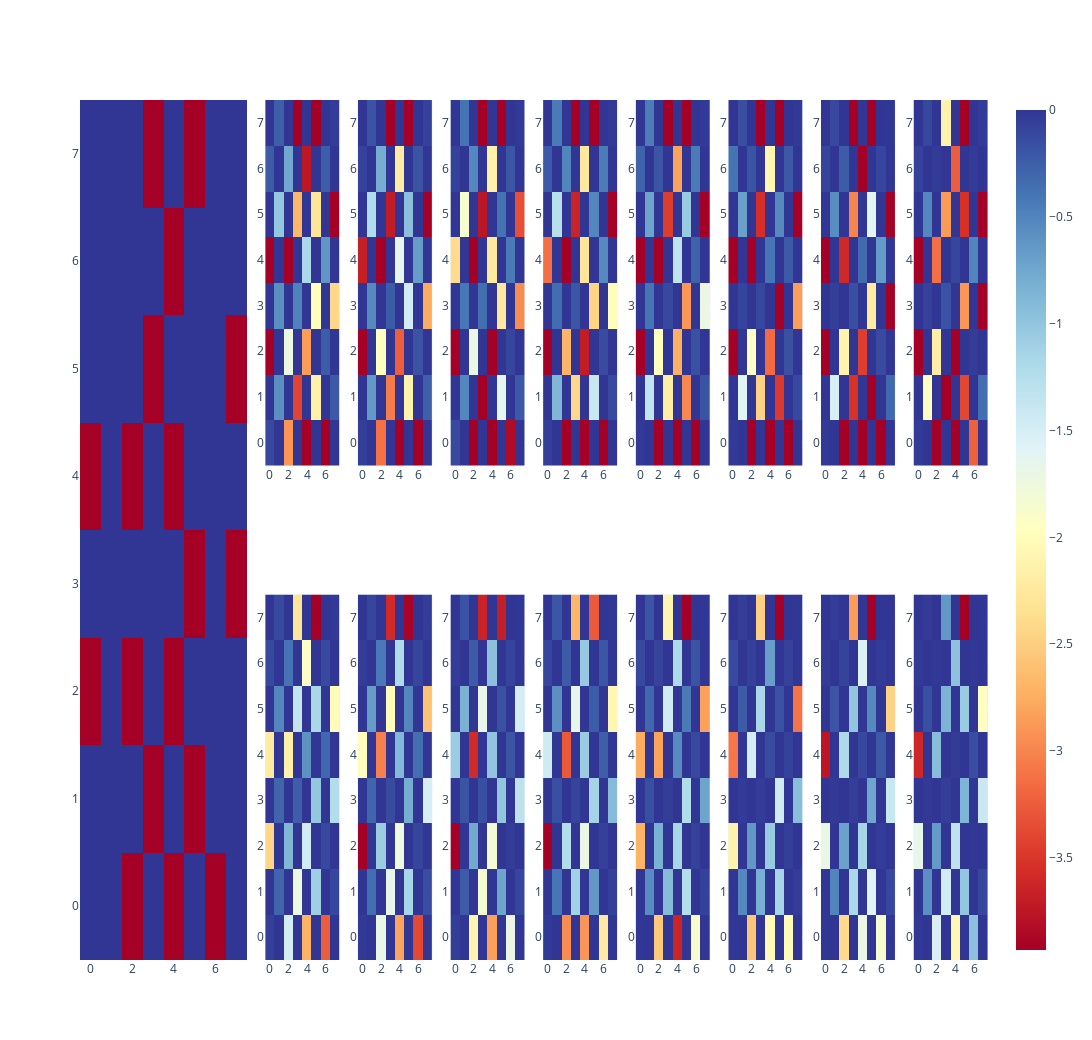

Notebook code for this chart:
### Code cell
ground_truth_blank = torch.tensor([[1, 1, 1, 0, 1, 0, 1, 1],
        [1, 1, 1, 1, 0, 1, 1, 1],
        [1, 1, 1, 0, 1, 1, 1, 0],
        [0, 1, 0, 1, 0, 1, 1, 1],
        [1, 1, 1, 1, 1, 0, 1, 0],
        [0, 1, 0, 1, 0, 1, 1, 1],
        [1, 1, 1, 0, 1, 0, 1, 1],
        [1, 1, 0, 1, 0, 1, 0, 1]]
)

blank0 = torch.tensor([[ 0.0000, -0.1275,  0.0000, -2.2820,  0.0000, -3.9309,  0.0000, -0.0195],
        [-0.1176,  0.0000, -0.3837,  0.0000, -1.9032,  0.0000, -0.1250,  0.0000],
        [ 0.0000, -0.5141,  0.0000, -1.3658,  0.0000, -1.1620,  0.0000, -2.0168],
        [-2.2132,  0.0000, -2.1517,  0.0000, -0.5995,  0.0000, -0.3132,  0.0000],
        [ 0.0000, -0.2934,  0.0000, -0.2484,  0.0000, -1.0088,  0.0000, -1.2351],
        [-2.4359,  0.0000, -0.8757,  0.0000, -1.4547,  0.0000, -0.1198,  0.0000],
        [ 0.0000, -0.2942,  0.0000, -1.7340,  0.0000, -1.0876,  0.0000, -0.1072],
        [-0.0565,  0.0000, -1.4771,  0.0000, -2.7133,  0.0000, -3.2499,  0.0000]]
)

blank1 = torch.tensor([[ 0.0000, -0.0925,  0.0000, -3.3504,  0.0000, -3.6534,  0.0000, -0.0358],
        [-0.0390,  0.0000, -0.4035,  0.0000, -1.1232,  0.0000, -0.0910,  0.0000],
        [ 0.0000, -0.6227,  0.0000, -1.8824,  0.0000, -0.4828,  0.0000, -2.4281],
        [-1.8660,  0.0000, -2.8372,  0.0000, -0.8389,  0.0000, -0.3409,  0.0000],
        [ 0.0000, -0.2724,  0.0000, -0.1222,  0.0000, -0.7434,  0.0000, -1.4081],
        [-3.6832,  0.0000, -1.0003,  0.0000, -1.6506,  0.0000, -0.0924,  0.0000],
        [ 0.0000, -0.3277,  0.0000, -1.5545,  0.0000, -1.0806,  0.0000, -0.1328],
        [-0.0242,  0.0000, -1.5855,  0.0000, -2.6247,  0.0000, -3.1632,  0.0000]]
)

blank2 = torch.tensor([[ 0.0000, -0.1974,  0.0000, -4.1614,  0.0000, -4.2087,  0.0000, -0.0094],
        [-0.0396,  0.0000, -0.2656,  0.0000, -1.0920,  0.0000, -0.1020,  0.0000],
        [ 0.0000, -0.9514,  0.0000, -1.9103,  0.0000, -0.1929,  0.0000, -1.6981],
        [-1.2177,  0.0000, -4.0913,  0.0000, -1.1348,  0.0000, -0.2217,  0.0000],
        [ 0.0000, -0.2080,  0.0000, -0.1774,  0.0000, -1.1460,  0.0000, -1.5019],
        [-4.4893,  0.0000, -0.8680,  0.0000, -2.0799,  0.0000, -0.0504,  0.0000],
        [ 0.0000, -0.2648,  0.0000, -2.1013,  0.0000, -0.8313,  0.0000, -0.1092],
        [-0.0558,  0.0000, -2.3842,  0.0000, -3.2473,  0.0000, -1.9506,  0.0000]]
)

blank3 = torch.tensor([[ 0.0000, -0.2224,  0.0000, -2.9839,  0.0000, -3.6174,  0.0000, -0.0095],
        [-0.1138,  0.0000, -0.2571,  0.0000, -1.1490,  0.0000, -0.2237,  0.0000],
        [ 0.0000, -0.6443,  0.0000, -1.8524,  0.0000, -0.2605,  0.0000, -2.3030],
        [-1.5936,  0.0000, -3.6251,  0.0000, -1.1670,  0.0000, -0.2732,  0.0000],
        [ 0.0000, -0.1731,  0.0000, -0.1025,  0.0000, -1.2509,  0.0000, -1.0126],
        [-4.3493,  0.0000, -1.3728,  0.0000, -1.8813,  0.0000, -0.0671,  0.0000],
        [ 0.0000, -0.4453,  0.0000, -1.2328,  0.0000, -0.7093,  0.0000, -0.0635],
        [-0.0292,  0.0000, -3.2734,  0.0000, -3.2129,  0.0000, -2.4504,  0.0000]]
)

blank4 = torch.tensor([[ 0.0000, -0.2279,  0.0000, -2.5221,  0.0000, -4.7467,  0.0000, -0.0108],
        [-0.1424,  0.0000, -0.0961,  0.0000, -1.4368,  0.0000, -0.2201,  0.0000],
        [ 0.0000, -0.3683,  0.0000, -1.7558,  0.0000, -0.5296,  0.0000, -3.4150],
        [-3.3320,  0.0000, -3.4103,  0.0000, -0.6699,  0.0000, -0.1433,  0.0000],
        [ 0.0000, -0.1986,  0.0000, -0.0574,  0.0000, -1.4746,  0.0000, -0.8720],
        [-3.2696,  0.0000, -1.0013,  0.0000, -1.3905,  0.0000, -0.0850,  0.0000],
        [ 0.0000, -0.6815,  0.0000, -1.1120,  0.0000, -1.5165,  0.0000, -0.0916],
        [-0.0107,  0.0000, -3.0647,  0.0000, -4.3950,  0.0000, -2.2623,  0.0000]]
)

blank5 = torch.tensor([[ 0.0000, -0.0762,  0.0000, -3.8260,  0.0000, -6.0710,  0.0000, -0.0087],
        [-0.1963,  0.0000, -0.0949,  0.0000, -1.0606,  0.0000, -0.1074,  0.0000],
        [ 0.0000, -0.3558,  0.0000, -1.8072,  0.0000, -0.2712,  0.0000, -4.7953],
        [-4.7641,  0.0000, -2.2885,  0.0000, -0.2040,  0.0000, -0.1142,  0.0000],
        [ 0.0000, -0.0441,  0.0000, -0.0540,  0.0000, -2.2441,  0.0000, -1.4491],
        [-3.2986,  0.0000, -0.9769,  0.0000, -1.6098,  0.0000, -0.0860,  0.0000],
        [ 0.0000, -0.8087,  0.0000, -1.2574,  0.0000, -1.7703,  0.0000, -0.0601],
        [-0.0089,  0.0000, -3.9707,  0.0000, -3.1346,  0.0000, -3.1084,  0.0000]]
)

blank6 = torch.tensor([[ 0.0000e+00, -5.6031e-02,  0.0000e+00, -4.3428e+00,  0.0000e+00,
         -5.9826e+00,  0.0000e+00, -3.2096e-03],
        [-4.7940e-02,  0.0000e+00, -1.1938e-01,  0.0000e+00, -2.3644e+00,
          0.0000e+00, -4.8877e-02,  0.0000e+00],
        [ 0.0000e+00, -2.8553e-01,  0.0000e+00, -1.5285e+00,  0.0000e+00,
         -8.1279e-01,  0.0000e+00, -3.7565e+00],
        [-5.7040e+00,  0.0000e+00, -1.8311e+00,  0.0000e+00, -1.6833e-01,
          0.0000e+00, -3.3587e-01,  0.0000e+00],
        [ 0.0000e+00, -2.8117e-02,  0.0000e+00, -7.9383e-02,  0.0000e+00,
         -1.1250e+00,  0.0000e+00, -2.1092e+00],
        [-2.5892e+00,  0.0000e+00, -1.0753e+00,  0.0000e+00, -1.7552e+00,
          0.0000e+00, -6.8049e-02,  0.0000e+00],
        [ 0.0000e+00, -7.6967e-01,  0.0000e+00, -1.7929e+00,  0.0000e+00,
         -2.4038e+00,  0.0000e+00, -1.6343e-01],
        [-8.6922e-03,  0.0000e+00, -3.6627e+00,  0.0000e+00, -2.5984e+00,
          0.0000e+00, -2.8304e+00,  0.0000e+00]]
)

blank7 = torch.tensor([[ 0.0000, -0.0530,  0.0000, -1.0822,  0.0000, -6.7251,  0.0000, -0.0148],
        [-0.0377,  0.0000, -0.0172,  0.0000, -1.6514,  0.0000, -0.0172,  0.0000],
        [ 0.0000, -0.2642,  0.0000, -1.4575,  0.0000, -1.7973,  0.0000, -3.3339],
        [-6.1927,  0.0000, -1.5949,  0.0000, -0.0508,  0.0000, -0.2555,  0.0000],
        [ 0.0000, -0.0353,  0.0000, -0.0899,  0.0000, -1.4745,  0.0000, -2.4045],
        [-2.8651,  0.0000, -1.1113,  0.0000, -2.2578,  0.0000, -0.0222,  0.0000],
        [ 0.0000, -0.9900,  0.0000, -2.5007,  0.0000, -1.7242,  0.0000, -0.1792],
        [-0.0174,  0.0000, -2.5774,  0.0000, -3.5211,  0.0000, -1.6394,  0.0000]]
)



from plotly.subplots import make_subplots


fig_rows = 2
fig_cols = 10
specs = [
    [{"rowspan": 2, "colspan": 2}, None, {}, {}, {}, {}, {}, {}, {}, {}],
    [None, None, {}, {}, {}, {}, {}, {}, {}, {}]
]
fig = make_subplots(rows=fig_rows, cols=fig_cols,
                    specs=specs)

# Specify the size of each plot
plot_size = 400  # You can adjust this size

# Add the ground truth subplot
fig.add_trace(plot_board_state(ground_truth_blank) ,row=1, col=1)

white_layers = [blank0, blank1 , blank2 , blank3 , blank4 , blank5 , blank6 , blank7]
# Add the other subplots with color scale
for i in range(8):
    fig.add_trace(
        plot_board_state(white_layers[i], clip_size=2),row=1, col=i+3)
for i in range(8):
    if i == 0:
        fig.add_trace(plot_board_state(white_layers[i], show_scale=True),row=2, col=i+3)
    else:
        fig.add_trace(plot_board_state(white_layers[i]),row=2, col=i+3)

# Adjust the overall size of the figure
fig.update_layout(height=fig_rows * plot_size * 1.3, width=fig_cols * plot_size)
fig.update_annotations(dict(font=dict(size=18))) 

# Show the figure
fig.show()
